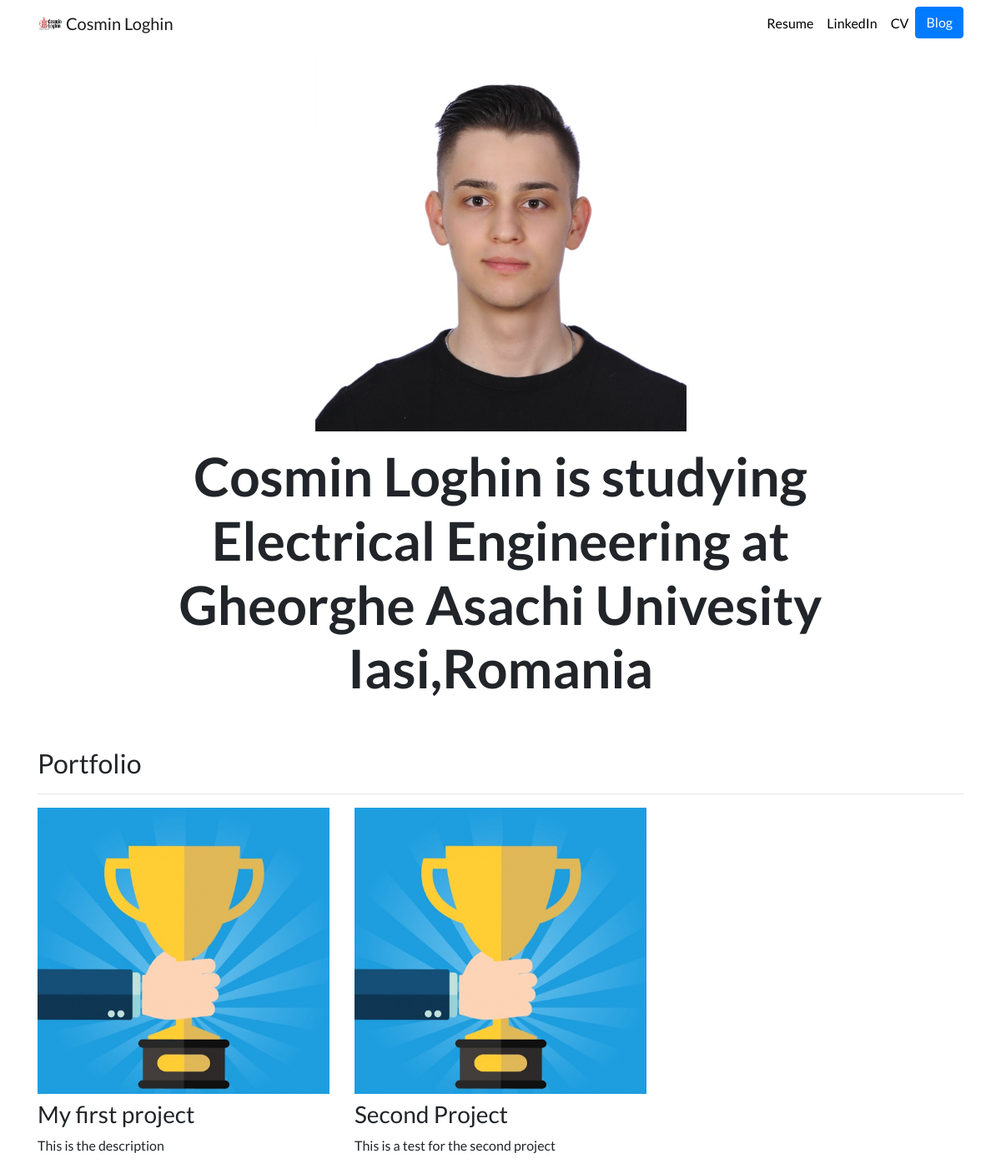
Before: / with the older database file.
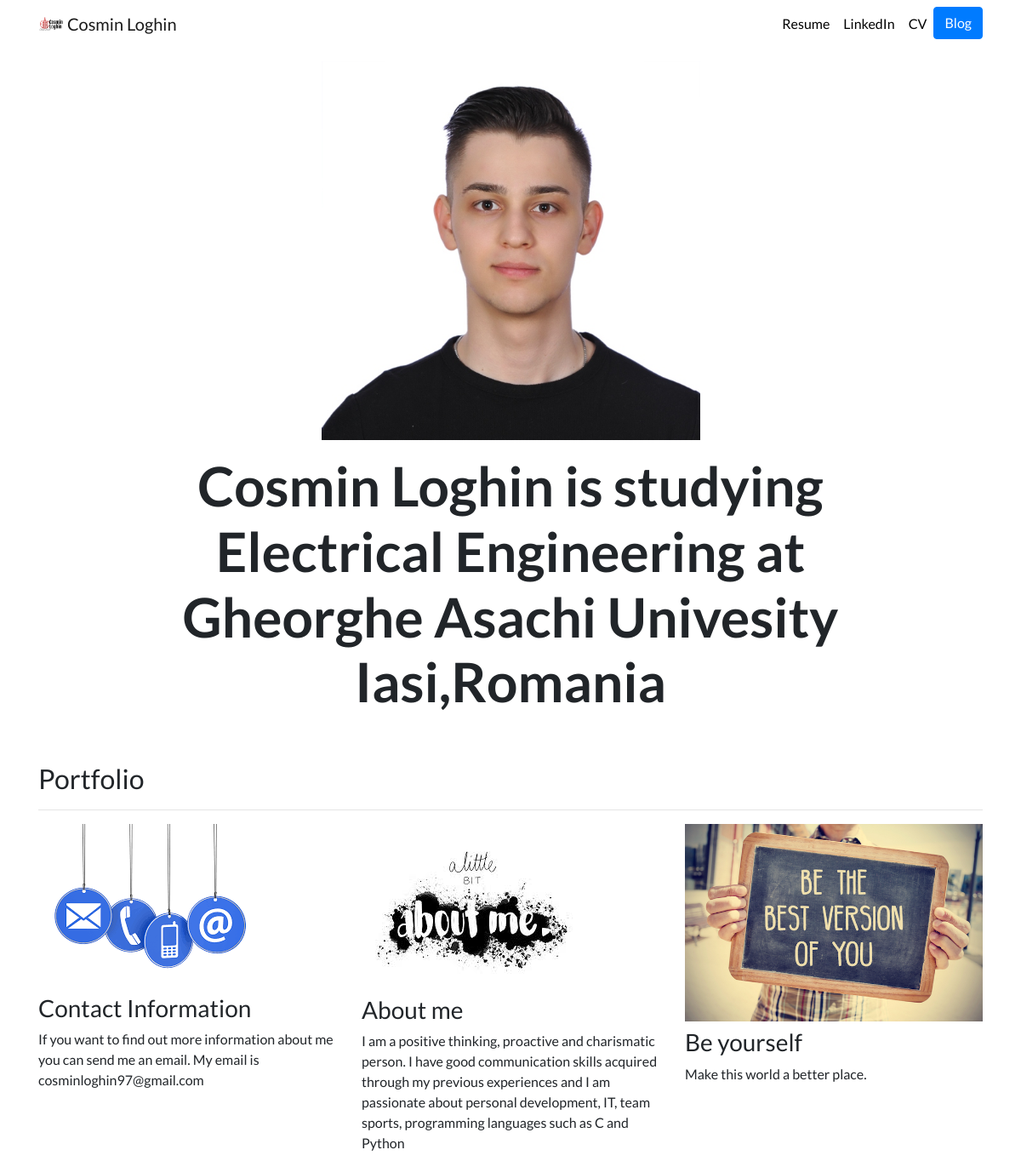
After: the same page with the newer database file.
### portfolio/models.py (models this page shows, shortened)
class Project(models.Model):
    title = models.CharField(max_length=100)
    description = models.CharField(max_length=250)
    image = models.ImageField(upload_to='portfolio/images/')
    url = models.URLField(blank=True)

### portfolio/views.py (the view)
# urls.py: 2. Add a URL to urlpatterns:  path('', views.home, name='home')
def home(request):
    projects = Project.objects.all()
    return render(request, 'home.html', {'projects':projects})

### portfolio/templates/home.html
{% extends "base.html" %}
{% load static %}
{% block content %}
<div class="row justify-content-center my-3">
  <div class="col-5">
    <img src="{% static 'portfolio/PozaViza.jpg' %}" class="img-fluid">
  </div>
</div>
<div class="row justify-content-center mb-3">
  <div class="col-md-9 text-center">
    <h1 id="hometext" class="font-weight-bold">Cosmin Loghin is studying Electrical Engineering at Gheorghe Asachi Univesity Iasi,Romania</h1>
  </div>
</div>
<h2 class="mt-5">Portfolio</h2>
<hr>
<div class="row">
  {% for project in projects %}
  <div class="col-lg-4 col-md-6">
    {% if project.url %}
    <a href="{{ project.url }}">
      <img src="{{ project.image.url }}" class="img-fluid mb-2">
    </a>
    {% else %}
    <img src="{{ project.image.url }}" class="img-fluid mb-2">
    {% endif %}
    <h3>{{ project.title }}</h3>
    <p>{{ project.description }}</p>
  </div>
  {% endfor %}
</div>
{% endblock %}

### portfolio/templates/base.html (shortened to what this page needs)
{% load static %}
<!doctype html>
<html lang="en">
<head>
  <link rel="stylesheet" href="https://stackpath.bootstrapcdn.com/bootstrap/4.4.1/css/bootstrap.min.css">
  <link rel="stylesheet" href="{% static "portfolio/custom.css" %}">
</head>
<body>
  <nav id="topNav" class="navbar navbar-expand-md navbar-light">
    <div class="container">
      <a class="navbar-brand" href="{% url 'home' %}">
        <img src="{% static "portfolio/Logo.png" %}" width="30" height="30" class="d-inline-block align-top" alt="Cosmin's Logo">
        <span>Cosmin Loghin</span>
      </a>
      <div class="collapse navbar-collapse text-center" id="navbarNav">
        <ul class="navbar-nav ml-auto">
          <li class="nav-item">
            <a class="nav-link" href="{% static "portfolio/ResumeCosmin2020.doc" %}">Resume</a>
          </li>
          <li class="nav-item">
            <a class="nav-link" href="https://www.linkedin.com/in/cosmin-gabriel-loghin-b5a9a6134/" target="_blank">LinkedIn</a>
          </li>
          <li class="nav-item">
            <a class="nav-link" href="{% static "portfolio/CV_Cosmin_Loghin.docx" %}" target="_blank">CV</a>
          </li>
          <li>
            <a role="button" href="{% url 'blog:all_blogs' %}" class="btn btn-primary">Blog</a>
          </li>
        </ul>
      </div>
    </div>
  </nav>
  <div class="container">
    {% block content %}{% endblock %}
  </div>
</body>
</html>

### portfolio/static/portfolio/custom.css (style rules this page uses)
.navbar-nav .nav-link { color: rgba(0,0,0,1) !important; }
body { font-family: 'Lato', sans-serif; }
@media (min-width: 992px) { #hometext { font-size: 4rem; } }

Changed rows visible on the page:
removed Project: image (picture), title "Second Project", description "This is a test for the second project"
changed Project: image: a different picture; title "My first project" → "Contact Information"; description "This is the description" → "If you want to find out more information about me you can send me an email. My email is cosminloghin97@gmail.com"
added Project: image (picture), title "About me", description "I am a positive thinking, proactive and charismatic person. I have good communication skills acquired through my previous experiences and I am passionate about personal development, IT, team sports, programming languages such as C and Python"
added Project: image (picture), title "Be yourself", description "Make this world a better place."
